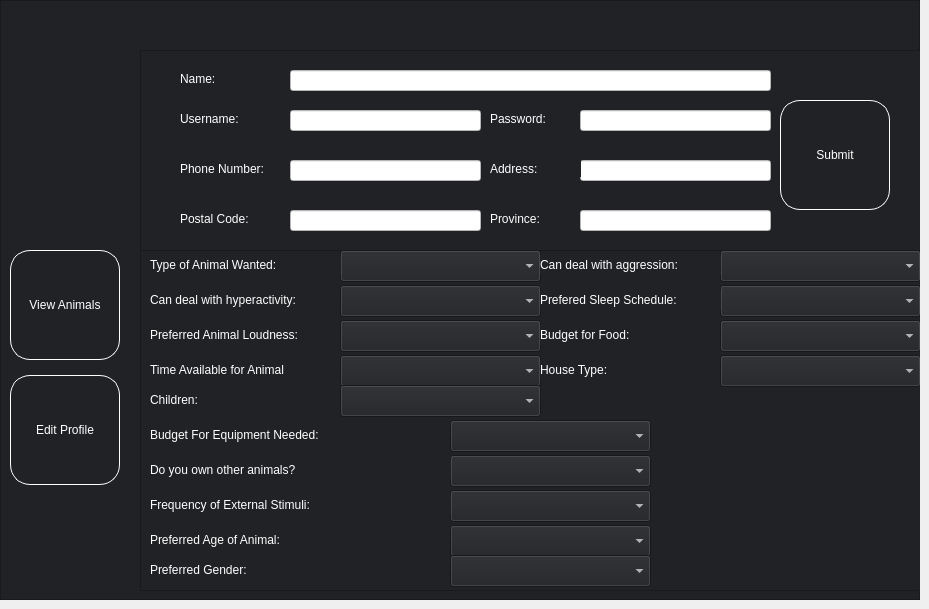
    <widget class="QWidget" name="page_6">
     <widget class="QFrame" name="client_frame_2">
      <property name="geometry">
       <rect>
        <x>0</x>
        <y>0</y>
        <width>920</width>
        <height>600</height>
       </rect>
      </property>
      <property name="styleSheet">
       <string notr="true">background-color: rgb(32,34,37);
color: rgb(255,255,255);

</string>
      </property>
      <property name="frameShape">
       <enum>QFrame::StyledPanel</enum>
      </property>
      <property name="frameShadow">
       <enum>QFrame::Raised</enum>
      </property>
      <widget class="QLabel" name="Logo_2">
       <property name="geometry">
        <rect>
         <x>10</x>
         <y>60</y>
         <width>100</width>
         <height>163</height>
        </rect>
       </property>
       <property name="text">
        <string/>
       </property>
       <property name="pixmap">
        <pixmap>Images/duck.jpg</pixmap>
       </property>
      </widget>
      <widget class="QPushButton" name="ClientViewAnimalProfile">
       <property name="geometry">
        <rect>
         <x>10</x>
         <y>250</y>
         <width>110</width>
         <height>110</height>
        </rect>
       </property>
       <property name="styleSheet">
        <string notr="true">background-color: rbg(54,57,65);
border-radius: 20px;
border: 1px solid white;
color: rgb(255,255,255);</string>
       </property>
       <property name="text">
        <string>View Animals</string>
       </property>
      </widget>
      <widget class="QFrame" name="table_frame_4">
       <property name="geometry">
        <rect>
         <x>140</x>
         <y>50</y>
         <width>781</width>
         <height>541</height>
        </rect>
       </property>
       <property name="styleSheet">
        <string notr="true"/>
       </property>
       <property name="frameShape">
        <enum>QFrame::StyledPanel</enum>
       </property>
       <property name="frameShadow">
        <enum>QFrame::Raised</enum>
       </property>
       <widget class="QLineEdit" name="editClientAddress">
        <property name="geometry">
         <rect>
          <x>440</x>
          <y>110</y>
          <width>191</width>
          <height>21</height>
         </rect>
        </property>
        <property name="styleSheet">
         <string notr="true">background-color: rgb(255,255,255);
color: rgb(0,0,0);</string>
        </property>
       </widget>
       <widget class="QLabel" name="input_label_6">
        <property name="geometry">
         <rect>
          <x>350</x>
          <y>110</y>
          <width>91</width>
          <height>17</height>
         </rect>
        </property>
        <property name="text">
         <string>Address:</string>
        </property>
       </widget>
       <widget class="QPushButton" name="submit_2">
        <property name="geometry">
         <rect>
          <x>640</x>
          <y>50</y>
          <width>110</width>
          <height>110</height>
         </rect>
        </property>
        <property name="styleSheet">
         <string notr="true">background-color: rbg(54,57,65);
border-radius: 20px;
border: 1px solid white;
color: rgb(255,255,255);</string>
        </property>
        <property name="text">
         <string>Submit</string>
        </property>
       </widget>
       <widget class="QLabel" name="input_label_7">
        <property name="geometry">
         <rect>
          <x>40</x>
          <y>160</y>
          <width>101</width>
          <height>17</height>
         </rect>
        </property>
        <property name="text">
         <string>Postal Code:</string>
        </property>
       </widget>
       <widget class="QLabel" name="input_label_3">
        <property name="geometry">
         <rect>
          <x>40</x>
          <y>60</y>
          <width>101</width>
          <height>17</height>
         </rect>
        </property>
        <property name="text">
         <string>Username:</string>
        </property>
       </widget>
       <widget class="QLabel" name="input_label_8">
        <property name="geometry">
         <rect>
          <x>350</x>
          <y>160</y>
          <width>91</width>
          <height>17</height>
         </rect>
        </property>
        <property name="text">
         <string>Province:</string>
        </property>
       </widget>
       <widget class="QLineEdit" name="editClientName">
        <property name="geometry">
         <rect>
          <x>150</x>
          <y>20</y>
          <width>481</width>
          <height>21</height>
         </rect>
        </property>
        <property name="accessibleName">
         <string>nameInput</string>
        </property>
        <property name="styleSheet">
         <string notr="true">background-color: rgb(255,255,255);
color: rgb(0,0,0);</string>
        </property>
       </widget>
       <widget class="QLineEdit" name="editClientProvince">
        <property name="geometry">
         <rect>
          <x>440</x>
          <y>160</y>
          <width>191</width>
          <height>21</height>
         </rect>
        </property>
        <property name="styleSheet">
         <string notr="true">background-color: rgb(255,255,255);
color: rgb(0,0,0);</string>
        </property>
       </widget>
       <widget class="QLineEdit" name="editClientUsername">
        <property name="geometry">
         <rect>
          <x>150</x>
          <y>60</y>
          <width>191</width>
          <height>21</height>
         </rect>
        </property>
        <property name="styleSheet">
         <string notr="true">background-color: rgb(255,255,255);
color: rgb(0,0,0);</string>
        </property>
       </widget>
       <widget class="QLineEdit" name="editClientPN">
        <property name="geometry">
         <rect>
          <x>150</x>
          <y>110</y>
          <width>191</width>
          <height>21</height>
         </rect>
        </property>
        <property name="styleSheet">
         <string notr="true">background-color: rgb(255,255,255);
color: rgb(0,0,0);</string>
        </property>
       </widget>
       <widget class="QLabel" name="input_label_4">
        <property name="geometry">
         <rect>
          <x>350</x>
          <y>60</y>
          <width>91</width>
          <height>17</height>
         </rect>
        </property>
        <property name="text">
         <string>Password:</string>
        </property>
       </widget>
       <widget class="QLabel" name="input_label_5">
        <property name="geometry">
         <rect>
          <x>40</x>
          <y>110</y>
          <width>101</width>
          <height>17</height>
         </rect>
        </property>
        <property name="text">
         <string>Phone Number:</string>
        </property>
       </widget>
       <widget class="QLineEdit" name="EditClientPostalCode">
        <property name="geometry">
         <rect>
          <x>150</x>
          <y>160</y>
          <width>191</width>
          <height>21</height>
         </rect>
        </property>
        <property name="styleSheet">
         <string notr="true">background-color: rgb(255,255,255);
color: rgb(0,0,0);</string>
        </property>
       </widget>
       <widget class="QLineEdit" name="EditClientPassword">
        <property name="geometry">
         <rect>
          <x>440</x>
          <y>60</y>
          <width>191</width>
          <height>21</height>
         </rect>
        </property>
        <property name="styleSheet">
         <string notr="true">background-color: rgb(255,255,255);
color: rgb(0,0,0);</string>
        </property>
       </widget>
       <widget class="QLabel" name="input_label_2">
        <property name="geometry">
         <rect>
          <x>40</x>
          <y>20</y>
          <width>64</width>
          <height>17</height>
         </rect>
        </property>
        <property name="text">
         <string>Name:</string>
        </property>
       </widget>
       <widget class="QLabel" name="client_id_label">
        <property name="geometry">
         <rect>
          <x>660</x>
          <y>30</y>
          <width>59</width>
          <height>16</height>
         </rect>
        </property>
        <property name="styleSheet">
         <string notr="true">color: rgb(32,34,37);</string>
        </property>
        <property name="text">
         <string>TextLabel</string>
        </property>
       </widget>
       <widget class="QFrame" name="editClientFrame">
        <property name="geometry">
         <rect>
          <x>0</x>
          <y>200</y>
          <width>781</width>
          <height>341</height>
         </rect>
        </property>
        <property name="styleSheet">
         <string notr="true"/>
        </property>
        <property name="frameShape">
         <enum>QFrame::StyledPanel</enum>
        </property>
        <property name="frameShadow">
         <enum>QFrame::Raised</enum>
        </property>
        <widget class="QComboBox" name="ClientAnimalWanted">
         <property name="geometry">
          <rect>
           <x>200</x>
           <y>0</y>
           <width>201</width>
           <height>32</height>
          </rect>
         </property>
         <property name="styleSheet">
          <string notr="true">color: rgb(255,255,255);
background-color: rgb(32,34,37);</string>
         </property>
         <item>
          <property name="text">
           <string/>
          </property>
         </item>
         <item>
          <property name="text">
           <string>Dog</string>
          </property>
         </item>
         <item>
          <property name="text">
           <string>Cat</string>
          </property>
         </item>
         <item>
          <property name="text">
           <string>Rabbit</string>
          </property>
         </item>
         <item>
          <property name="text">
           <string>Bird</string>
          </property>
         </item>
         <item>
          <property name="text">
           <string>Hamster</string>
          </property>
         </item>
         <item>
          <property name="text">
           <string>Guinea Pig</string>
          </property>
         </item>
         <item>
          <property name="text">
           <string>Chinchilla</string>
          </property>
         </item>
        </widget>
        <widget class="QLabel" name="sleep_4">
         <property name="geometry">
          <rect>
           <x>10</x>
           <y>75</y>
           <width>191</width>
           <height>20</height>
          </rect>
         </property>
         <property name="text">
          <string>Preferred Animal Loudness:</string>
         </property>
        </widget>
        <widget class="QLabel" name="hyperactivity_4">
         <property name="geometry">
          <rect>
           <x>10</x>
           <y>40</y>
           <width>191</width>
           <height>20</height>
          </rect>
         </property>
         <property name="text">
          <string>Can deal with hyperactivity:</string>
         </property>
        </widget>
        <widget class="QLabel" name="noise_4">
         <property name="geometry">
          <rect>
           <x>10</x>
           <y>110</y>
           <width>191</width>
           <height>20</height>
          </rect>
         </property>
         <property name="text">
          <string>Time Available for Animal</string>
         </property>
        </widget>
        <widget class="QLabel" name="aggressiveness_4">
         <property name="geometry">
          <rect>
           <x>10</x>
           <y>5</y>
           <width>191</width>
           <height>20</height>
          </rect>
         </property>
         <property name="text">
          <string>Type of Animal Wanted:</string>
         </property>
        </widget>
        <widget class="QComboBox" name="ClientHyperactivity">
         <property name="geometry">
          <rect>
           <x>200</x>
           <y>35</y>
           <width>201</width>
           <height>32</height>
          </rect>
         </property>
         <item>
          <property name="text">
           <string/>
          </property>
         </item>
         <item>
          <property name="text">
           <string>Not Well</string>
          </property>
         </item>
         <item>
          <property name="text">
           <string>Adequately</string>
          </property>
         </item>
         <item>
          <property name="text">
           <string>Well</string>
          </property>
         </item>
        </widget>
        <widget class="QComboBox" name="ClientAnimalLoudness">
         <property name="geometry">
          <rect>
           <x>200</x>
           <y>70</y>
           <width>201</width>
           <height>32</height>
          </rect>
         </property>
         <item>
          <property name="text">
           <string/>
          </property>
         </item>
         <item>
          <property name="text">
           <string>Mute</string>
          </property>
         </item>
         <item>
          <property name="text">
           <string>Quiet and Rarely Makes Noise</string>
          </property>
         </item>
         <item>
          <property name="text">
           <string>Loud but Rarely Makes Noise</string>
          </property>
         </item>
         <item>
          <property name="text">
           <string>Quiet and Often Makes Noise</string>
          </property>
         </item>
         <item>
          <property name="text">
           <string>Loud and Often Makes Noise</string>
          </property>
         </item>
        </widget>
        <widget class="QComboBox" name="ClientTimeAvail">
         <property name="geometry">
          <rect>
           <x>200</x>
           <y>105</y>
           <width>201</width>
           <height>32</height>
          </rect>
         </property>
         <property name="insertPolicy">
          <enum>QComboBox::InsertAtBottom</enum>
         </property>
         <item>
          <property name="text">
           <string/>
          </property>
         </item>
         <item>
          <property name="text">
           <string>Minimal</string>
          </property>
         </item>
         <item>
          <property name="text">
           <string>Average</string>
          </property>
         </item>
         <item>
          <property name="text">
           <string>Above Average</string>
          </property>
         </item>
         <item>
          <property name="text">
           <string>Plenty</string>
          </property>
         </item>
        </widget>
        <widget class="QComboBox" name="ClientExternalStimuli">
         <property name="geometry">
          <rect>
           <x>310</x>
           <y>240</y>
           <width>201</width>
           <height>32</height>
          </rect>
         </property>
         <property name="insertPolicy">
          <enum>QComboBox::InsertAtBottom</enum>
         </property>
         <item>
          <property name="text">
           <string/>
          </property>
         </item>
         <item>
          <property name="text">
           <string>Rarely</string>
          </property>
         </item>
         <item>
          <property name="text">
           <string>Occasionally</string>
          </property>
         </item>
         <item>
          <property name="text">
           <string>Frequently</string>
          </property>
         </item>
         <item>
          <property name="text">
           <string>Often</string>
          </property>
         </item>
        </widget>
        <widget class="QLabel" name="hyperactivity_5">
         <property name="geometry">
          <rect>
           <x>10</x>
           <y>175</y>
           <width>301</width>
           <height>20</height>
          </rect>
         </property>
         <property name="text">
          <string>Budget For Equipment Needed:</string>
         </property>
        </widget>
        <widget class="QLabel" name="aggressiveness_5">
         <property name="geometry">
          <rect>
           <x>10</x>
           <y>140</y>
           <width>191</width>
           <height>20</height>
          </rect>
         </property>
         <property name="text">
          <string>Children:</string>
         </property>
        </widget>
        <widget class="QComboBox" name="ClientChildren">
         <property name="geometry">
          <rect>
           <x>200</x>
           <y>135</y>
           <width>201</width>
           <height>32</height>
          </rect>
         </property>
         <item>
          <property name="text">
           <string/>
          </property>
         </item>
         <item>
          <property name="text">
           <string>Yes</string>
          </property>
         </item>
         <item>
          <property name="text">
           <string>No</string>
          </property>
         </item>
        </widget>
        <widget class="QComboBox" name="ClientOtherAnimal">
         <property name="geometry">
          <rect>
           <x>310</x>
           <y>205</y>
           <width>201</width>
           <height>32</height>
          </rect>
         </property>
         <item>
          <property name="text">
           <string/>
          </property>
         </item>
         <item>
          <property name="text">
           <string>Dog</string>
          </property>
         </item>
         <item>
          <property name="text">
           <string>Cat</string>
          </property>
         </item>
         <item>
          <property name="text">
           <string>Rabbit</string>
          </property>
         </item>
         <item>
          <property name="text">
           <string>Bird</string>
          </property>
         </item>
         <item>
          <property name="text">
           <string>Hamster</string>
          </property>
         </item>
         <item>
          <property name="text">
           <string>Guinea Pig</string>
          </property>
         </item>
         <item>
          <property name="text">
           <string>Chinchilla</string>
          </property>
         </item>
        </widget>
        <widget class="QLabel" name="noise_5">
         <property name="geometry">
          <rect>
           <x>10</x>
           <y>245</y>
           <width>301</width>
           <height>20</height>
          </rect>
         </property>
         <property name="text">
          <string>Frequency of External Stimuli:</string>
         </property>
        </widget>
        <widget class="QLabel" name="sleep_5">
         <property name="geometry">
          <rect>
           <x>10</x>
           <y>210</y>
           <width>301</width>
           <height>20</height>
          </rect>
         </property>
         <property name="text">
          <string>Do you own other animals?</string>
         </property>
        </widget>
        <widget class="QComboBox" name="ClientEquipmentNeededBudget">
         <property name="geometry">
          <rect>
           <x>310</x>
           <y>170</y>
           <width>201</width>
           <height>32</height>
          </rect>
         </property>
         <item>
          <property name="text">
           <string/>
          </property>
         </item>
         <item>
          <property name="text">
           <string>Minimal</string>
          </property>
         </item>
         <item>
          <property name="text">
           <string>Some</string>
          </property>
         </item>
         <item>
          <property name="text">
           <string>Above Average</string>
          </property>
         </item>
         <item>
          <property name="text">
           <string>Plenty</string>
          </property>
         </item>
         <item>
          <property name="text">
           <string>Equipment Already Owned</string>
          </property>
         </item>
        </widget>
        <widget class="QComboBox" name="ClientPreferredSleep">
         <property name="geometry">
          <rect>
           <x>580</x>
           <y>35</y>
           <width>201</width>
           <height>32</height>
          </rect>
         </property>
         <item>
          <property name="text">
           <string/>
          </property>
         </item>
         <item>
          <property name="text">
           <string>Nocturnal</string>
          </property>
         </item>
         <item>
          <property name="text">
           <string>Flexible</string>
          </property>
         </item>
         <item>
          <property name="text">
           <string>Sporatic</string>
          </property>
         </item>
         <item>
          <property name="text">
           <string>Normal</string>
          </property>
         </item>
        </widget>
        <widget class="QLabel" name="noise_6">
         <property name="geometry">
          <rect>
           <x>400</x>
           <y>110</y>
           <width>181</width>
           <height>20</height>
          </rect>
         </property>
         <property name="text">
          <string>House Type:</string>
         </property>
        </widget>
        <widget class="QComboBox" name="ClientDealwithAgression">
         <property name="geometry">
          <rect>
           <x>580</x>
           <y>0</y>
           <width>201</width>
           <height>32</height>
          </rect>
         </property>
         <item>
          <property name="text">
           <string/>
          </property>
         </item>
         <item>
          <property name="text">
           <string>Not Well</string>
          </property>
         </item>
         <item>
          <property name="text">
           <string>Adequately</string>
          </property>
         </item>
         <item>
          <property name="text">
           <string>Well</string>
          </property>
         </item>
        </widget>
        <widget class="QLabel" name="aggressiveness_6">
         <property name="geometry">
          <rect>
           <x>400</x>
           <y>5</y>
           <width>181</width>
           <height>20</height>
          </rect>
         </property>
         <property name="text">
          <string>Can deal with aggression:</string>
         </property>
        </widget>
        <widget class="QComboBox" name="ClientHouseType">
         <property name="geometry">
          <rect>
           <x>580</x>
           <y>105</y>
           <width>201</width>
           <height>32</height>
          </rect>
         </property>
         <property name="insertPolicy">
          <enum>QComboBox::InsertAtBottom</enum>
         </property>
         <item>
          <property name="text">
           <string/>
          </property>
         </item>
         <item>
          <property name="text">
           <string>Small Apartment</string>
          </property>
         </item>
         <item>
          <property name="text">
           <string>Large Apartment</string>
          </property>
         </item>
         <item>
          <property name="text">
           <string>House with No Yard</string>
          </property>
         </item>
         <item>
          <property name="text">
           <string>House with Yard</string>
          </property>
         </item>
         <item>
          <property name="text">
           <string>House On Substantial Amount of Land</string>
          </property>
         </item>
        </widget>
        <widget class="QLabel" name="sleep_6">
         <property name="geometry">
          <rect>
           <x>400</x>
           <y>75</y>
           <width>181</width>
           <height>20</height>
          </rect>
         </property>
         <property name="text">
          <string>Budget for Food:</string>
         </property>
        </widget>
        <widget class="QLabel" name="hyperactivity_6">
         <property name="geometry">
          <rect>
           <x>400</x>
           <y>40</y>
           <width>181</width>
           <height>20</height>
          </rect>
         </property>
         <property name="text">
          <string>Prefered Sleep Schedule:</string>
         </property>
        </widget>
        <widget class="QComboBox" name="ClientFoodBudget">
         <property name="geometry">
          <rect>
           <x>580</x>
           <y>70</y>
           <width>201</width>
           <height>32</height>
          </rect>
         </property>
         <item>
          <property name="text">
           <string/>
          </property>
         </item>
         <item>
          <property name="text">
           <string>Minimal</string>
          </property>
         </item>
         <item>
          <property name="text">
           <string>Moderate</string>
          </property>
         </item>
         <item>
          <property name="text">
           <string>Above Average</string>
          </property>
         </item>
        </widget>
        <widget class="QLabel" name="noise_7">
         <property name="geometry">
          <rect>
           <x>10</x>
           <y>280</y>
           <width>301</width>
           <height>20</height>
          </rect>
         </property>
         <property name="text">
          <string>Preferred Age of Animal:</string>
         </property>
        </widget>
        <widget class="QLabel" name="noise_8">
         <property name="geometry">
          <rect>
           <x>10</x>
           <y>310</y>
           <width>301</width>
           <height>20</height>
          </rect>
         </property>
         <property name="text">
          <string>Preferred Gender:</string>
         </property>
        </widget>
        <widget class="QComboBox" name="ClientAge">
         <property name="geometry">
          <rect>
           <x>310</x>
           <y>275</y>
           <width>201</width>
           <height>32</height>
          </rect>
         </property>
         <property name="insertPolicy">
          <enum>QComboBox::InsertAtBottom</enum>
         </property>
         <item>
          <property name="text">
           <string/>
          </property>
         </item>
         <item>
          <property name="text">
           <string>Young</string>
          </property>
         </item>
         <item>
          <property name="text">
           <string>Middle Aged</string>
          </property>
         </item>
         <item>
          <property name="text">
           <string>Old</string>
          </property>
         </item>
        </widget>
        <widget class="QComboBox" name="ClientPreferredGender">
         <property name="geometry">
          <rect>
           <x>310</x>
           <y>305</y>
           <width>201</width>
           <height>32</height>
          </rect>
         </property>
         <property name="insertPolicy">
          <enum>QComboBox::InsertAtBottom</enum>
         </property>
         <item>
          <property name="text">
           <string/>
          </property>
         </item>
         <item>
          <property name="text">
           <string>Male</string>
          </property>
         </item>
         <item>
          <property name="text">
           <string>Female</string>
          </property>
         </item>
        </widget>
       </widget>
      </widget>
      <widget class="QPushButton" name="ClientEditProfile">
       <property name="geometry">
        <rect>
         <x>10</x>
         <y>375</y>
         <width>110</width>
         <height>110</height>
        </rect>
       </property>
       <property name="styleSheet">
        <string notr="true">background-color: rbg(54,57,65);
border-radius: 20px;
border: 1px solid white;
color: rgb(255,255,255);</string>
       </property>
       <property name="text">
        <string>Edit Profile</string>
       </property>
      </widget>
     </widget>
    </widget>
